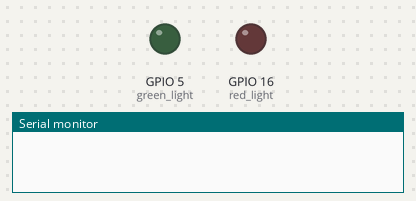
A sketch run on a simulated ESP8266 (NodeMCU). Parts: output pins drawn as LEDs (lit = HIGH), the last lines printed to the serial monitor. WiFi joins after 1.5 s; servers stay silent unless stated.

Above: at 0.1 s.
At 1.6 s:
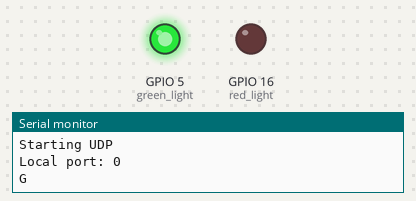
Timing chart, 0 to 3.1 s (numbered marks = the images above):
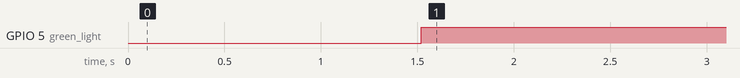

Measured:
- by itself, GPIO 5 (green_light): LOW → HIGH at 1.5 s

The sketch:

tr_code_main.ino
```cpp
#include <ESP8266WiFi.h>
#include <WiFiUdp.h>
unsigned long time_now = 0;
const char *ssid = "hpts";
const char *pass = "1234567qwerty";
char p ;
char o;
unsigned int localPort = 2000;
int flag=0;
int red_light=16;
int green_light=5;
char incomingPacket[255];
IPAddress SendIP(192,168,43,255);

WiFiUDP udp;
void function()
{
  if (p=='R')
  {
    digitalWrite(red_light,HIGH);
    digitalWrite(green_light,LOW);
  }
  else if (p=='G')
  {
    digitalWrite(red_light,LOW);
    digitalWrite(green_light,HIGH);
  }
}
char packetBuffer[9];
void setup()
{
  pinMode(green_light,OUTPUT);
  pinMode(red_light,OUTPUT);
  WiFi.mode(WIFI_STA);
    Serial.begin(9600);
    Serial.println();

    WiFi.begin(ssid, pass);   //Connect to access point

    Serial.println("");

  // Wait for connection
  while (WiFi.status() != WL_CONNECTED) {
    delay(500);
    Serial.print(".");
  }
  Serial.println("");
  Serial.print("Connected to ");
  Serial.println(ssid);
  Serial.print("IP address: ");
  Serial.println(WiFi.localIP());

    //Start UDP
    Serial.println("Starting UDP");

    Serial.print("Local port: ");
    Serial.println(udp.localPort());
}

void loop()
{
   udp.begin(localPort);
      p='G';
      udp.beginPacket(SendIP, 2000);

        udp.write(p);
        udp.endPacket();
        Serial.println(p);
        function();
        time_now = millis();

    while(millis() < time_now + 10000){
      int packetSize = udp.parsePacket();
  if (packetSize)
  {
    // receive incoming UDP packets
    udp.read(packetBuffer,UDP_TX_PACKET_MAX_SIZE);
    o = packetBuffer[0];
  }

    }
    if(o=='I')
    {
      udp.beginPacket(SendIP,2000);
      udp.write("Q");
      udp.endPacket();
      digitalWrite(red_light,LOW);
      int i;
      for(i=0;i<5;i++)
      {
        digitalWrite(green_light,HIGH);
        delay(1000);
        digitalWrite(green_light,LOW);
        delay(1000);

      }
      p='R';
       udp.beginPacket(SendIP, 2000);

        udp.write(p);
        udp.endPacket();
        Serial.println(p);
        function();
        delay(30000);
      udp.beginPacket(SendIP,2000);
      udp.write("W");
      udp.endPacket();
      digitalWrite(green_light,LOW);
      for(i=0;i<5;i++)
      {
        digitalWrite(red_light,HIGH);
        delay(1000);
        digitalWrite(red_light,LOW);
        delay(1000);

      }

    }
    o='N';
    }
    /*
    else if (flag==1)
   {
      p='G';
        udp.beginPacket(SendIP, 2000);

        udp.write(p);
        udp.endPacket();
        Serial.println(p);
        function();
         time_now = millis();
        while(millis() < time_now + 40000){
  int packetSize = udp.parsePacket();
  if (packetSize)
  {
    // receive incoming UDP packets
    udp.read(packetBuffer,UDP_TX_PACKET_MAX_SIZE);
    char o = packetBuffer[0];

  }
  if (o=='I')
  {

  }
        flag=0;
    }

}
}
*/
```
